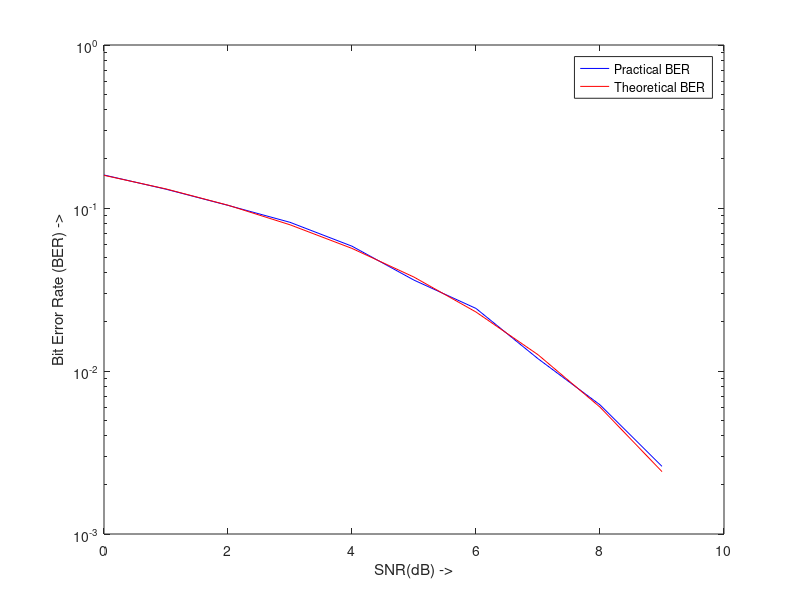

Write MATLAB code to recreate this figure. (Note: this script raises an error after producing the figure.)
% 19ucc023
% Mohit Akhouri
% Observation 2 - Practical and Theoretical BER of OOK Modulation

% This code will implement OOK Modulation and compare the theoretical and
% analytical BER 

% This code will also plot the graph between Theoretical and Practical BER
% vs. Signal to Noise Ratio ( SNR )

clc;
clear all;
close all;

size = 10000; % intializing the size for the random variable and input signal
BER_Practical = zeros(1,10); % Initializing the Array to store practical values of BER
BER_Theoretical = zeros(1,10); % Initializing the Array to store Theoretical values of BER

x=zeros(1,size); % Initializing the array to store the POLAR input signal x[n]

% ALGORITHM for initializing a UNI-POLAR SIGNALLING x[n]
for i=1:size
    rnd = rand();
    if(rnd>0.5)
        x(i)=1;  % +V in UNI-POLAR SIGNALLING
    else
        x(i)=0; % 0 in UNI-POLAR SIGNALLING
    end
end

SNR_dB = 0:9; % defining the range of Signal to Noise Ratio ( Measured in dB )

% Main loop algorithm for calculation of x[n],y[n], noise "n"
% and calculation of theoretical and practical BER
for i=1:length(SNR_dB)
    
    SNR=10^((i-1)/10);
    N = 1/SNR;
    M=sqrt(N/2);
    
    y=zeros(1,size); % to store the output signal y[n] = x[n] + n , n= AWGN noise
    n=zeros(1,size); % to store the AWGN noise
    
    % Loop for calculation of AWGN noise and storing in variable 'n'
    for j=1:size
        n(j)=sqrt(1/2)*M*randn(); % using randn function to randomly choose any integer
    end
    
    % Loop to calculate the output signal y[n] = x[n] + n, n = AWGN noise
    for j=1:size
        y(j)=x(j)+n(j);
    end
    
    % Main Loop algorithm for ML-Detection of OOK modulation
    yn=zeros(1,size);
    for j=1:size
        if(y(j)>=0.5) % Based on decision rule , either +V(1) or 0 is choosen
            yn(j)=1;
        else
            yn(j)=0;
        end
    end
    
    % Comparing the transmitted and received message signal 
    % and calculating the Practical BER 
    for j=1:size
        if(x(j)~=yn(j))
            BER_Practical(i)=BER_Practical(i)+1;
        end
    end
    
    BER_Practical(i)=BER_Practical(i)/size; % Calculation of Practical BER
    BER_Theoretical(i)=qfunc(sqrt(1/N));  % Calculation of Theoretical BER using Q function
    
end

% Display of Theoretical and Practical BER
disp(sprintf('%-10s \t %-20s \t %-20s','index','Theoretical BER','Practical BER'));
for i=1:10
    disp(sprintf('%-10i %-20d \t %-20d',i,BER_Practical(i),BER_Theoretical(i)));
end

% Plots of Practical and Theoretical BER vs. Signal to Noise Ratio ( SNR )
% in dB
semilogy(SNR_dB,BER_Practical,'Color','blue'); % semilogy used for plotting on base-10 logarithmic scale on Y-axis
hold on;
semilogy(SNR_dB,BER_Theoretical,'Color','red'); % semilogy used for plotting on base-10 logarithmic scale on Y-axis

ylabel('Bit Error Rate (BER) ->');
xlabel('SNR(dB) ->');
legend('Practical BER','Theoretical BER');
title('19ucc023 - Mohit Akhouri','Plot of Theoretical and Practical BER vs. SNR(dB) for OOK modulation');
grid on;

hold off;